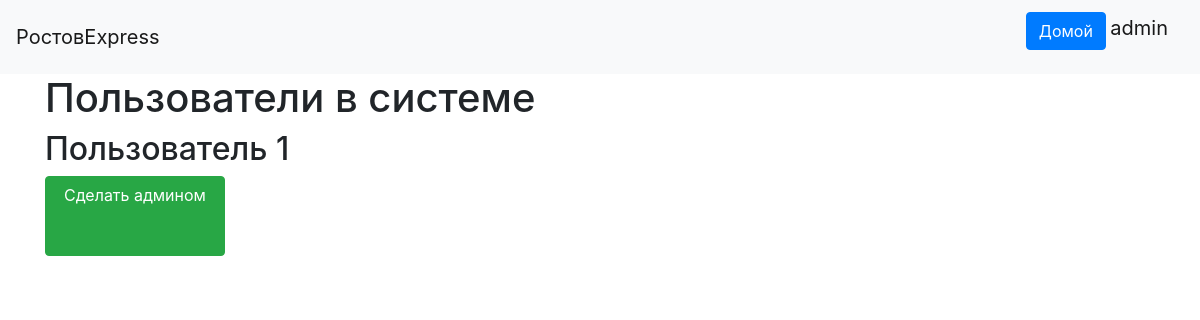
Page /admins (signed in) on the earlier database version.
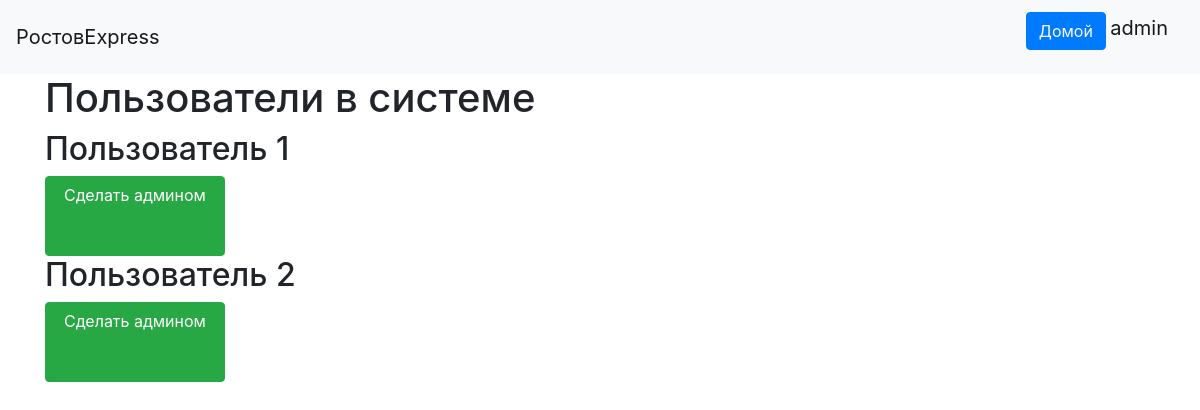
Same page on the later database version.
### data/users.py (models this page shows, shortened)
class User(SqlAlchemyBase, UserMixin):
    __tablename__ = 'users'
    id = sqlalchemy.Column(sqlalchemy.Integer,
                           primary_key=True, autoincrement=True)
    name = sqlalchemy.Column(sqlalchemy.String, nullable=True)
    about = sqlalchemy.Column(sqlalchemy.String, nullable=True)
    email = sqlalchemy.Column(sqlalchemy.String,
                              index=True, unique=True, nullable=True)
    hashed_password = sqlalchemy.Column(sqlalchemy.String, nullable=True)
    created_date = sqlalchemy.Column(sqlalchemy.DateTime,default=datetime.datetime.now)
    user_type = sqlalchemy.Column(sqlalchemy.Integer, nullable=True)
    c_id = sqlalchemy.Column(sqlalchemy.Integer, sqlalchemy.ForeignKey('couriers.id'), nullable=True)
    sqlalchemy.orm.relation('Courier')

### main.py (the view)
@app.route('/admins', methods=['GET', "POST"])
@login_required
def make_admins():
    if current_user.user_type < 3:
        return redirect('/')
    db_sess = db_session.create_session()
    users = db_sess.query(User).all()
    return render_template('existing_users.html', title='Существующие пользователи',
                           items=users)

### data/db_session.py (called while the page is built)
def create_session() -> Session:
    global __factory
    return __factory()

### main.py (called while the page is built)
@login_manager.user_loader
def load_user(user_id):
    db_sess = db_session.create_session()
    return db_sess.query(User).get(user_id)

### templates/existing_users.html
{% extends "base.html" %}
{% block content %}
<h1>Пользователи в системе</h1>
{% for item in items %}
<div>
    <h2>Пользователь {{item.id}}</h2>
    <a class="btn btn-success" style="width: 180px; height:80px" href="/admins/{{item.id}}">Сделать админом</a>
</div>
{% endfor %}
{% endblock %}

### templates/base.html (shortened to what this page needs)
<!doctype html>
<html lang="en">
<head>
    <link rel="stylesheet"
          href="https://stackpath.bootstrapcdn.com/bootstrap/4.4.1/css/bootstrap.min.css"
>
</head>
<body>
<header>
    <nav class="navbar navbar-light bg-light">
        <a class="navbar-brand" href="#">РостовExpress</a>
        {% if current_user.is_authenticated %}
            <p>
                <a class="btn btn-primary " href="/">Домой</a>
                <a class="navbar-brand" href="/logout">{{ current_user.name }}</a>
            </p>
        {% else %}
            <p>
                <a class="btn btn-primary " href="/register">Зарегистрироваться</a>
                <a class="btn btn-success" href="/login">Войти</a>
            </p>
        {% endif %}
    </nav>
</header>
<main role="main" class="container">
    {% block content %}{% endblock %}
</main>
</body>
</html>

Differences in the rows shown:
added User: id "2"
